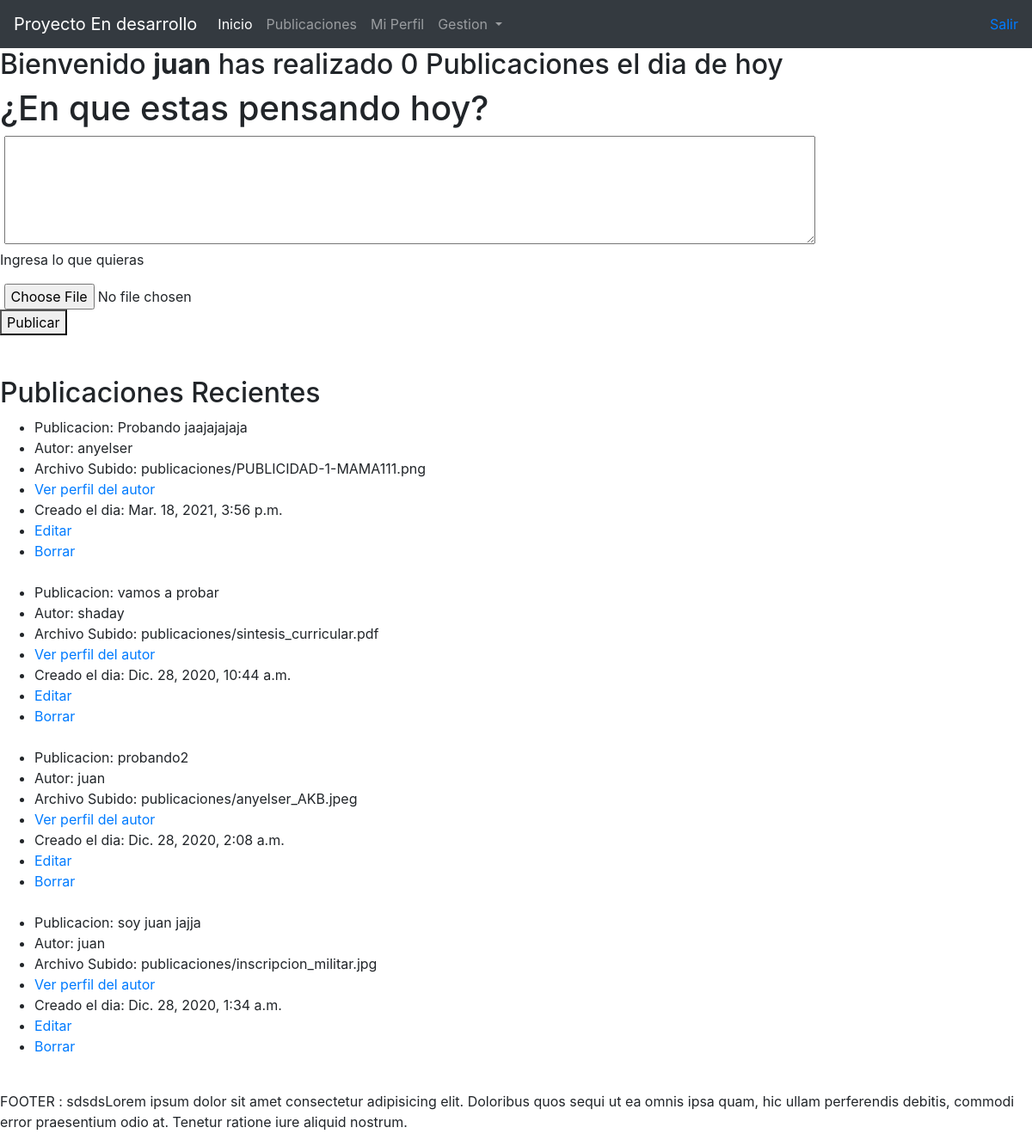
Screenshot of / (signed in) with the database file from the repository.
### usuarios/models.py (models this page shows)
class Usuarios(AbstractUser):
    first_name=None
    last_name=None
    id = models.AutoField(primary_key=True)
    telefono = models.CharField(max_length=100, blank=True, null=True)
    imagen_perfil = models.ImageField(upload_to ='usuarios/perfil/',null=True)
    biografia = models.TextField(blank=True)
    url_perfil = models.CharField(max_length=200, null=True)
    ultima_modificacion = models.DateTimeField(auto_now=True)
    def __str__(self):
        return self.username
    class Meta:
        verbose_name = 'Usuario'
        verbose_name_plural = 'Usuarios'

### publicaciones/models.py (models this page shows, shortened)
class publicacion(models.Model):
    autor = models.ForeignKey(settings.AUTH_USER_MODEL, on_delete=models.CASCADE)
    texto = models.CharField(max_length=600, blank=True, null=True)
    fecha_creacion = models.DateTimeField(auto_now_add=True)
    url_perfil_usuario = models.CharField(max_length=200, null=True)
    archivo = models.FileField(upload_to="publicaciones/", null=True, blank=True)
    class Meta:
        ordering = ['-fecha_creacion']

### publicaciones/views.py (the view, shortened to what this page needs)
# urls.py: path('', views.home, name='home'),
def home(request):
    if request.user.is_authenticated:
        if request.method == "GET":
            print("\nENTRAMOS A GET DE HOME con el usuario: ", request.user,"\n")
            today = date.today()
            now = datetime.now()
            Cantidad = publicacion.objects.filter(autor_id=request.user.id,fecha_creacion__day=today.day)
            TotalPublicaciones = Cantidad.count()
            if TotalPublicaciones>1:
                print("SERA PUBLICACION")
                palabra="Publicacion"
            else:
                if TotalPublicaciones ==0:
                    palabra="Publicaciones"
                else:
                    palabra="Publicacion"
            if TotalPublicaciones<=10:
                form=PublicacionForm(usuario=request.user)
                print("Enviaremos un formulario completo")
            else:
                form=None
                print("Pasaremos un form nulo")
            """ESTE ES DE PRUEBA"""
            print(form)
            publicaciones = publicacion.objects.all()
            contexto= {'formularioPublicaciones':form,'publicaciones':publicaciones,'TotalPublicaciones':TotalPublicaciones,'palabraPublicacion':palabra}
            return render(request,"publicaciones/index.html",contexto)
    else:
        print("El usuario no esta autenticado")
        return redirect('/login')

### publicaciones/forms.py
class PublicacionForm(forms.ModelForm):
    def __init__(self, *args, **kwargs):
        usuario = kwargs.pop('usuario', None)
        super(PublicacionForm, self).__init__(*args, **kwargs)
        print("Entramos en formulario PublicacionForm")
    class Meta:
        model = publicacion
        widgets = {'texto': forms.Textarea(attrs={'cols': 90, 'rows': 5}), 'url_perfil_usuario': forms.HiddenInput()  }
        labels = {
            'texto': '', 'archivo':'',
        }
        help_texts = {
            'texto': ('Ingresa lo que quieras'),
        }
        error_messages = {
            'name': {
                'max_length': ("This writer's name is too long."),
            },
        }
        exclude ={ 'autor','url_perfil_usuario'}

### publicaciones/templates/publicaciones/index.html (shortened to what this page needs)
{% extends "base.html" %}
{% load static %}
{% block contenidoPrincipal %}
<h2>
    Bienvenido <b>{{request.user}}</b> has realizado {{TotalPublicaciones}} {{palabraPublicacion}} el dia de hoy
</h2>
{% if formularioPublicaciones == None %}
    <h1>No puedes hacer mas publicaciones por el dia de hoy</h1>
{% else %}
    <h1>¿En que estas pensando hoy?</h1>
    <form method="POST" enctype="multipart/form-data">
        {% for field in formularioPublicaciones %}
            <div class="fieldWrapper">
                {{ field.label_tag }} {{ field }}
                {% if field.help_text %}
                <p class="help">{{ field.help_text|safe }}</p>
                {% endif %}
            </div>
        {% endfor %}
        <button type="submit">Publicar</button>
    </form>
{% endif%}
<br><br>
<h2>Publicaciones Recientes</h2>
<ul>
    {% if publicaciones %}
        {% for publicacion in publicaciones %}
            <li>Publicacion: {{ publicacion.texto }}</li>
            <li>Autor: {{ publicacion.autor }}</li>
            <li>Archivo Subido: {{ publicacion.archivo }}</li>
            <li><a href="{% url 'usuarios:perfil_usuario' id_perfil=publicacion.autor.id %}">Ver perfil del autor</a></li>
            <li>Creado el dia: {{ publicacion.fecha_creacion }}</li>
            <li><a href="{% url 'publicaciones:editar_publicaciones'  id_publicacion=publicacion.id %}">Editar</a></li>
            <li><a href="{% url 'publicaciones:borrar_Publicaciones'  id_publicacion=publicacion.id %}">Borrar</a></li>
            <br>
        {% endfor %}
    {% else %}
        <h3>No existen publicaciones actualmente</h3>
        {% endif %}
    </ul>
{% endblock %}

### publicaciones/templates/base.html (shortened to what this page needs)
<!doctype html>
<html lang="es">
  <head>
    {% load static %}
    {% block estilosHead %}
    <link rel="stylesheet" href="{% static 'bootstrap/css/bootstrap.min.css' %}" >
    {% endblock %}
  </head>
  <body>
    {% block menu%}{% include 'menu_general.html' with variable=request.user  %}{% endblock %}
    {% block contenidoPrincipal %}{% endblock %}
    {% block footer %}
    <p>FOOTER : sdsdsLorem ipsum dolor sit amet consectetur adipisicing elit. Doloribus quos sequi ut ea omnis ipsa quam, hic ullam perferendis debitis, commodi error praesentium odio at. Tenetur ratione iure aliquid nostrum.
    </p>
    {% endblock%}
  </body>
</html>

### publicaciones/templates/menu_general.html (shortened to what this page needs)
    <nav class="navbar navbar-expand-lg navbar-dark bg-dark">
        <a class="navbar-brand" href="#">Proyecto En desarrollo</a>
        <div class="collapse navbar-collapse" id="navbarText">
          <ul class="navbar-nav mr-auto">
                <li class="nav-item active">
                <a class="nav-link" href="{% url 'publicaciones:home' %}">Inicio <span class="sr-only">(current)</span></a>
                </li>
                <li class="nav-item">
                <a class="nav-link" href="{% url 'publicaciones:listaPublicaciones' %}">Publicaciones</a>
                </li>
                <li class="nav-item">
                <a class="nav-link" href="{% url 'usuarios:perfil' %}">Mi Perfil</a>
                </li>
                <li class="nav-item dropdown">
                    <a class="nav-link dropdown-toggle" href="#" id="navbarDropdownMenuLink" data-toggle="dropdown" aria-haspopup="true" aria-expanded="false">
                    Gestion
                    </a>
                </li>
            </ul>
            <li class=" nav-item navbar-nav ">
                <a class="navbar-dark bg-dark" href="/logout">Salir</a>
            </li>
        </div>
      </nav>

### rows the page displays
Usuarios: user "juan"
publicacion: texto "Probando jaajajajaja", autor "anyelser", archivo "publicaciones/PUBLICIDAD-1-MAMA111.png", fecha_creacion "Mar. 18, 2021, 3:56 p.m."
publicacion: texto "vamos a probar", autor "shaday", archivo "publicaciones/sintesis_curricular.pdf", fecha_creacion "Dic. 28, 2020, 10:44 a.m."
publicacion: texto "probando2", autor "juan", archivo "publicaciones/anyelser_AKB.jpeg", fecha_creacion "Dic. 28, 2020, 2:08 a.m."
publicacion: texto "soy juan jajja", autor "juan", archivo "publicaciones/inscripcion_militar.jpg", fecha_creacion "Dic. 28, 2020, 1:34 a.m."

### other values shown
{{ TotalPublicaciones }} "0"
{{ palabraPublicacion }} "Publicaciones"
{{ field.help_text|safe }} "Ingresa lo que quieras"
